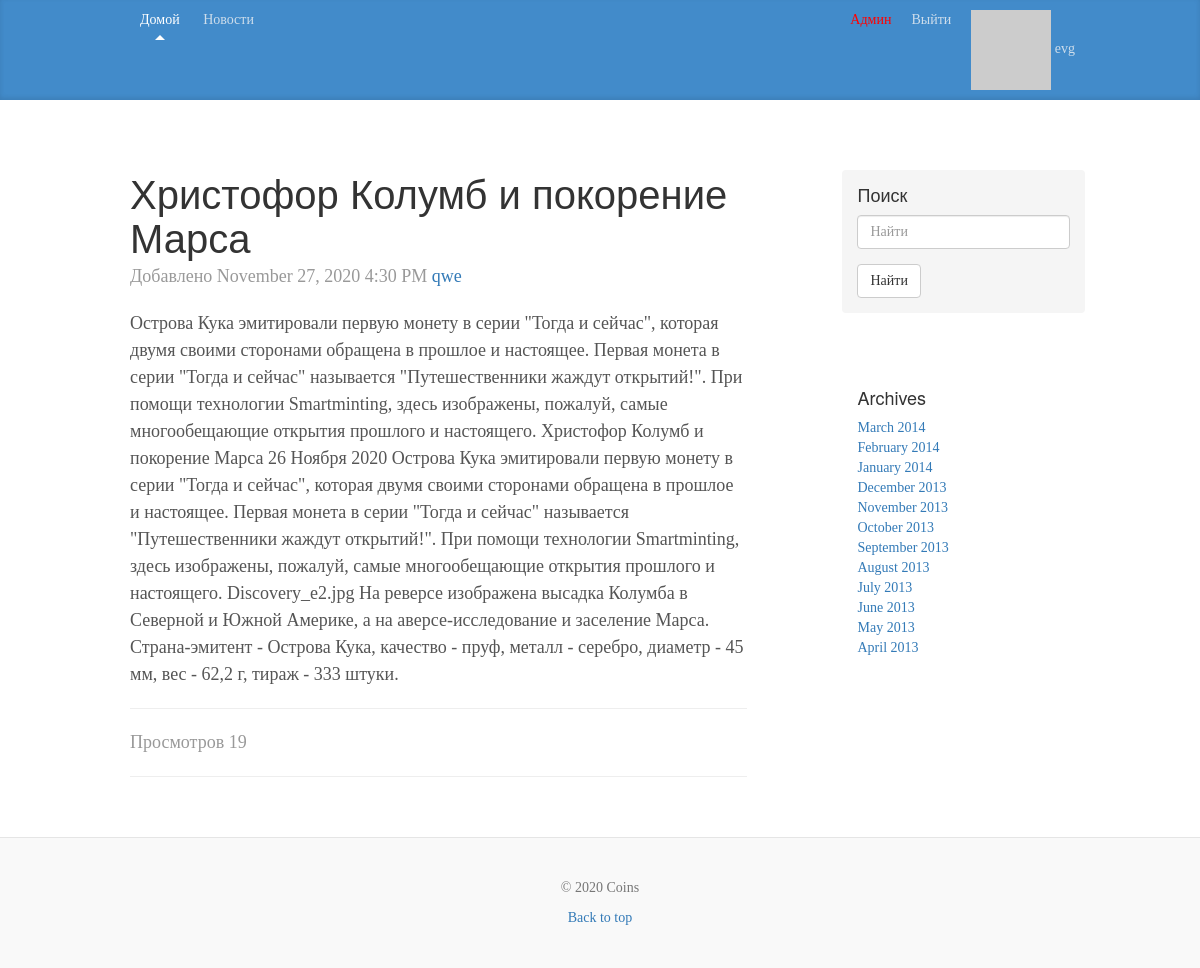
The page /news/khristofor-kolumb-i-pokorenie-marsa2020-11-27-18-13-21-566083 (signed in) on the database its author committed.
### app/models.py (models this page shows, shortened)
class User(db.Model, UserMixin):
    __tablename__ = 'user'
    id = db.Column(db.Integer, primary_key=True)
    email = db.Column(db.String(255), unique=True)
    username = db.Column(db.String(255), unique=True, index=True)
    password_hash = db.Column(db.String(255))
    active = db.Column(db.Boolean())
    confirmed_at = db.Column(db.DateTime())
    name = db.Column(db.String(64))
    location = db.Column(db.String(64))
    member_since = db.Column(db.DateTime(), default=datetime.utcnow)
    about_me = db.Column(db.String(140))
    last_seen = db.Column(db.DateTime, default=datetime.utcnow)
    avatar_hash = db.Column(db.String(32))
    roles = db.relationship('Role', secondary='roles_users', backref=db.backref('users', lazy='dynamic'))
    posts = db.relationship('Post', backref='author', lazy='dynamic')
    img = db.relationship('StorageImg', backref='author', lazy='dynamic')
    @property
    def password(self):
        raise AttributeError('password is not a readable attribute')
    def gravatar(self, size=100, default='identicon', rating='g'):
        url = 'https://secure.gravatar.com/avatar'
        hash = self.avatar_hash or self.gravatar_hash()
        return '{url}/{hash}?s={size}&d={default}&r={rating}'.\
                        format(url=url, hash=hash, size=size, default=default, rating=rating)
    def is_administrator(self):
        for r in self.roles:
            if str(r) == 'admin':
                return True
        return False

class Post(db.Model):
    __tablename__ = 'post'
    id = db.Column(db.Integer, primary_key=True)
    title = db.Column(db.String(150))
    slug = db.Column(db.String(140), unique=True)
    pre_body = db.Column(db.Text)
    body = db.Column(db.Text)
    created = db.Column(db.DateTime, index=True, default=datetime.utcnow)
    count = db.Column(db.Integer, default=0)
    author_id = db.Column(db.Integer, db.ForeignKey('user.id'))
    tags = db.relationship('Tag', secondary='tags_posts', backref=db.backref('posts', lazy='dynamic'))

### app/posts/controllers.py (the view)
@module.route('/news/<slug>')
@login_required
def news_detal(slug):
    post = Post.query.filter(Post.slug == slug).first()
    post.count += 1
    stat = StatPost.query.filter(StatPost.user_id==current_user.id).all()
    st = [i.post_id for i in stat]
    if not(post.id in st):
        stat = StatPost(user_id=current_user.id, post_id=post.id)
        stat.count = 0
        stat.count += 1
        db.session.add(stat)
    else:
        stat = StatPost.query.filter(StatPost.user_id==current_user.id and StatPost.post_id==post.id).first()
        stat.count += 1
        db.session.add(stat)
    db.session.add(post)
    db.session.commit()
    return render_template('posts/news_detail.html', post=post)

### app/models.py (called while the page is built)
@login_manager.user_loader
def load_user(user_id):
    return User.query.get(int(user_id))

    def __repr__(self):
        return self.name

### app/templates/posts/news_detail.html (shortened to what this page needs)
{% extends "layout.html" %}
{% block content %}
<div class="blog-post">
  <h2 class="blog-post-title">{{ post.title }}</h2>
  <p class="blog-post-meta">Добавлено {{ moment(post.created).format('LLL') }}
    <a href="{{ url_for('users.user', username=post.author.username) }}">{{ post.author.username }}</a></p>
  {{ post.pre_body|safe }}
  {{ post.body|safe }}
  <hr>
  <p class="blog-post-meta">Просмотров {{ post.count }}</p>
  <hr>
</div>
{% endblock %}

### app/templates/layout.html (shortened to what this page needs)
{% extends "bootstrap/base.html" %}
{% import "bootstrap/fixes.html" as fixes %}
{% block head %}
  {{super()}}
{% endblock %}
{% block styles %}
  {{super()}}
  <link href="/static/css/blog.css" rel="stylesheet">
{% endblock %}
{% block body %}
  {% block navbar %}
  <div class="blog-masthead">
    <div class="container">
    <nav class="blog-nav">
            <a class="blog-nav-item active" href="{{ url_for('users.index') }}">Домой</a>
            <a class="blog-nav-item" href="{{ url_for('posts.news') }}">Новости</a>
            {% if current_user.is_authenticated %}
            <a class="blog-nav-item navbar-right" href="{{ url_for('users.user', username=current_user.username) }}">
                  <img src="{{ current_user.gravatar(size=18) }}">
                  {{ current_user.username }}
                </a>
            <a class="blog-nav-item navbar-right" href="{{ url_for('users.logout') }}">Выйти</a>
            {% else %}
            <a class="blog-nav-item navbar-right" href="{{ url_for('users.reg') }}">Регистрация</a>
            <a class="blog-nav-item navbar-right" href="{{ url_for('users.log') }}"><span class="glyphicon glyphicon-log-in"></span>  Войти</a>
            {% endif %}
          {% if current_user.is_authenticated %}
                {% if current_user.is_administrator() %}
              <a class="blog-nav-item navbar-right" style="color: rgb(255, 0, 0)" href="{{ url_for('admin.index') }}">Админ</a>
                {% endif %}
          {% endif %}
    </nav>
  </div>
  </div>
  {% endblock %}
  <div class="container">
    {% import "bootstrap/utils.html" as utils %} {{ utils.flashed_messages(dismissible=True, container=False) }}
    <div class="blog-header">
    </div>
    <div class="row">
      <div class="col-sm-8 blog-main">
      {% block content %}{% endblock %}
      </div>
      <div class="col-sm-3 col-sm-offset-1 blog-sidebar">
        <div class="sidebar-module sidebar-module-inset">
          <h4>Поиск</h4>
          <form method='GET' action="{{ url_for('posts.news') }}">
            <div class="form-group">
              <input type="text" class="form-control" placeholder="Найти" name="q" value="{{ request.args.get('q', '') }}">
            </div>
            <button type="submit" class="btn btn-default">Найти</button>
          </form>
        </div>
        <div class="sidebar-module" id="tags">
        </div>
        <div class="sidebar-module">
          <h4>Archives</h4>
          <ol class="list-unstyled">
            <li><a href="#">March 2014</a></li>
            <li><a href="#">February 2014</a></li>
            <li><a href="#">January 2014</a></li>
            <li><a href="#">December 2013</a></li>
            <li><a href="#">November 2013</a></li>
            <li><a href="#">October 2013</a></li>
            <li><a href="#">September 2013</a></li>
            <li><a href="#">August 2013</a></li>
            <li><a href="#">July 2013</a></li>
            <li><a href="#">June 2013</a></li>
            <li><a href="#">May 2013</a></li>
            <li><a href="#">April 2013</a></li>
          </ol>
        </div>
      </div>
    </div>
  </div>
  <footer class="blog-footer">
      <p class="text-muted">&copy; <script type="text/javascript">var mdate = new Date(); document.write(mdate.getFullYear());</script> {{ config.get('APP_NAME')  }} </p>
      <p>
        <a href="#">Back to top</a>
      </p>
  </footer>
{% endblock %}

### app/static/css/blog.css (style rules this page uses)
body { font-family: Georgia, "Times New Roman", Times, serif; color: #555; }
h1, .h1, h2, .h2, h3, .h3, h4, .h4, h5, .h5, h6, .h6 { margin-top: 0; font-family: "Helvetica Neue", Helvetica, Arial, sans-serif; font-weight: normal; color: #333; }
@media (min-width: 1200px) { .container { width: 970px; } }
.blog-masthead { background-color: #428bca; -webkit-box-shadow: inset 0 -2px 5px rgba(0,0,0,.1); box-shadow: inset 0 -2px 5px rgba(0,0,0,.1); }
.blog-nav-item { position: relative; display: inline-block; padding: 10px; font-weight: 500; color: #cdddeb; }
.blog-nav .active { color: #fff; }
.blog-nav .active:after { position: absolute; bottom: 0; left: 50%; width: 0; height: 0; margin-left: -5px; vertical-align: middle; content: " "; border-right: 5px solid transparent; border-bottom: 5px solid; border-left: 5px solid transparent; }
.blog-header { padding-top: 20px; padding-bottom: 20px; }
.blog-main { font-size: 18px; line-height: 1.5; }
.sidebar-module { padding: 15px; margin: 0 -15px 15px; }
.sidebar-module-inset { padding: 15px; background-color: #f5f5f5; border-radius: 4px; }
.blog-post { margin-bottom: 60px; }
.blog-post-title { margin-bottom: 5px; font-size: 40px; }
.blog-post-meta { margin-bottom: 20px; color: #999; }
.blog-footer { padding: 40px 0; color: #999; text-align: center; background-color: #f9f9f9; border-top: 1px solid #e5e5e5; }
.blog-footer p:last-child { margin-bottom: 0; }

### rows shown on the page
User: username "evg"
Post: title "Христофор Колумб и покорение Марса", created "November 27, 2020 4:30 PM", pre_body "Острова Кука эмитировали первую монету в серии \"Тогда и сейчас\", которая двумя своими сторонами обращена в прошлое и настоящее.", body "Первая монета в серии \"Тогда и сейчас\" называется \"Путешественники жаждут открытий!\". При помощи технологии Smartminting, здесь изображены, пожалуй, самые многообещающие открытия прошлого и настоящего. Христофор Колумб и покорение Марса 26 Ноября 2020 Острова Кука эмитировали первую монету в серии \"Тогда и сейчас\", которая двумя своими сторонами обращена в прошлое и настоящее. Первая монета в серии \"Тогда и сейчас\" называется \"Путешественники жаждут открытий!\". При помощи технологии Smartminting, здесь изображены, пожалуй, самые многообещающие открытия прошлого и настоящего. Discovery_e2.jpg На реверсе изображена высадка Колумба в Северной и Южной Америке, а на аверсе-исследование и…", count "19"
User: author.username "qwe"

### other values the page prints
{{ config.get('APP_NAME') }} "Coins"
